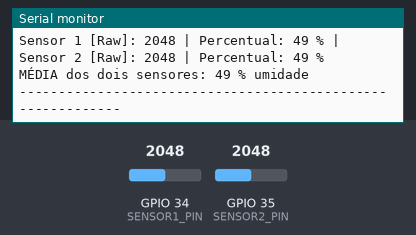
The sketch below on a simulated ESP32. Parts: the last lines printed to the serial monitor. The inputs (shaded band) are chosen by the test bench; at power-on: GPIO 34 (SENSOR1_PIN) = 2048, GPIO 35 (SENSOR2_PIN) = 2048 (analog values on the 0–4095 scale).

Above: at 2.2 s.
2.3 s: GPIO 34 (SENSOR1_PIN) set to 2866
At 3.6 s:
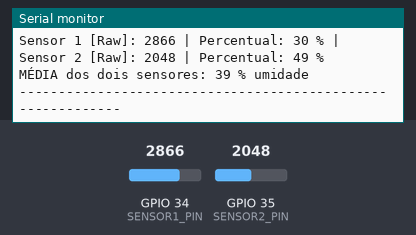
3.8 s: GPIO 35 (SENSOR2_PIN) set to 2866
At 5.0 s:
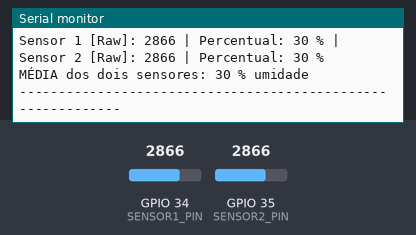
5.3 s: GPIO 34 (SENSOR1_PIN) set to 3603
At 6.6 s:
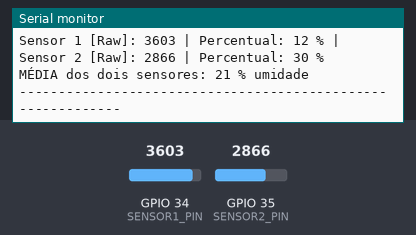
6.8 s: GPIO 35 (SENSOR2_PIN) set to 3603
At 7.9 s:
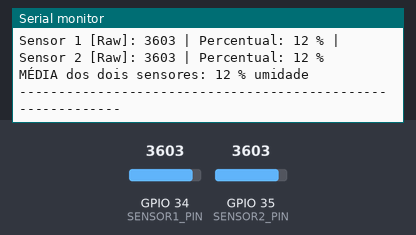
Timing chart, 0 to 9.3 s (numbered marks = the images above; inputs shaded):
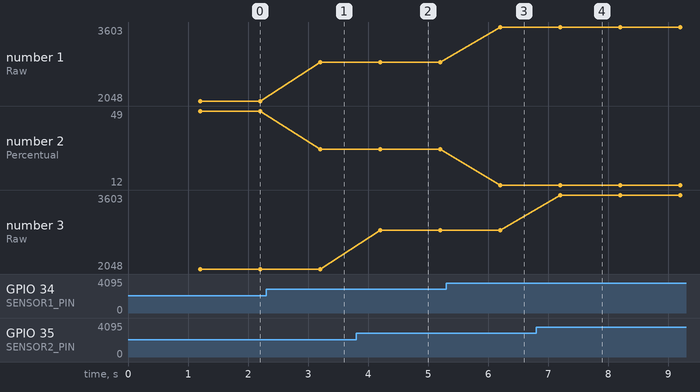

Measured:
- after the input at 2.3 s, the serial monitor: prints a new line after 0.90 s (image 1)
- after the input at 3.8 s, the serial monitor: prints a new line after 0.40 s (image 2)
- after the input at 5.3 s, the serial monitor: prints a new line after 0.90 s (image 3)
- after the input at 6.8 s, the serial monitor: prints a new line after 0.40 s (image 4)
- plotted number 1: 2048 → 2866 after the input at 2.3 s, 2866 → 3603 after the input at 5.3 s
- plotted number 2: 49 → 30 after the input at 2.3 s, 30 → 12 after the input at 5.3 s

The sketch:

ESP32v4.ino
```cpp
/**
 * Monitoramento de Dois Sensores de Umidade do Solo no ESP32
 * Sensor exemplo: YL-69/HL-69 (analógico) ou similar
 * Autor: AI Assistant - Junho/2024
 * Compatível: Arduino IDE 1.8.8+
 */

#define SENSOR1_PIN 34   // Pino analógico do ESP32 (ex: GPIO34 -> VP)
#define SENSOR2_PIN 35   // Pino analógico do ESP32 (ex: GPIO35 -> VN)
#define NUM_LEITURAS 10  // Quantas leituras por sensor para filtragem de ruído
#define INTERVALO_LEITURA_MS 1000  // Intervalo entre leituras (em milissegundos)

// Defina o valor máximo e mínimo esperado para o seu sensor (dependendo do solo e sensor, ajuste se necessário)
#define UMI_MIN 0        // Valor mínimo que o sensor pode ler (100% úmido)
#define UMI_MAX 4095     // Valor máximo que o sensor pode ler (0% úmido) --> para ESP32 ADC de 12 bits

unsigned long ultimoMillis = 0;  // Armazena quando foi feita a última leitura

/**
 * Função para ler o sensor analógico com média de múltiplas leituras,
 * para maior estabilidade e filtragem de ruídos.
 */
int lerSensorMedia(uint8_t pino) {
  long soma = 0;
  for (int i = 0; i < NUM_LEITURAS; i++) {
    soma += analogRead(pino);
    delay(10); // Pequeno delay para melhor estabilidade entre leituras
  }
  return soma / NUM_LEITURAS;
}

/**
 * Função para validar se a leitura está dentro do intervalo esperado.
 * Retorna true caso leitura esteja OK.
 */
bool leituraValida(int leitura) {
  return (leitura >= UMI_MIN) && (leitura <= UMI_MAX);
}

/**
 * Função para converter valor analógico em percentual de umidade do solo.
 * Retorna valor entre 0 (seco) e 100 (molhado).
 */
int valorParaPercentual(int leitura) {
  if (leitura > UMI_MAX) leitura = UMI_MAX;
  if (leitura < UMI_MIN) leitura = UMI_MIN;
  // O sensor geralmente retorna valores ALTOS para solo seco e BAIXOS para molhado
  return map(leitura, UMI_MAX, UMI_MIN, 0, 100);
}

void setup() {
  Serial.begin(115200); // Inicializa a porta serial
  delay(1000);
  Serial.println("===== Monitoramento de Dois Sensores de Umidade - ESP32 =====");

  // Inicializa ADC para pinos analógicos no ESP32 (opcional, depende da placa)
  analogReadResolution(12); // Garante resolução de 12 bits (0-4095)
  analogSetAttenuation(ADC_11db); // Ajusta atenuação p/ melhor faixa de leitura
}

void loop() {
  unsigned long agora = millis();

  // Executa ciclo de leitura a cada INTERVALO_LEITURA_MS milissegundos
  if (agora - ultimoMillis >= INTERVALO_LEITURA_MS) {
    ultimoMillis = agora;

    // Lê cada sensor com média de NUM_LEITURAS
    int leituraS1 = lerSensorMedia(SENSOR1_PIN);
    int leituraS2 = lerSensorMedia(SENSOR2_PIN);

    // Valida as leituras
    bool validoS1 = leituraValida(leituraS1);
    bool validoS2 = leituraValida(leituraS2);

    // Converte para percentual (0 a 100%)
    int percS1 = valorParaPercentual(leituraS1);
    int percS2 = valorParaPercentual(leituraS2);

    // Calcula média entre os dois sensores (seguro: só se ambos válidos)
    int mediaPerc = (validoS1 && validoS2) ? (percS1 + percS2) / 2 : -1;

    // Exibe informações detalhadas no Serial Monitor
    Serial.println("------------------------------------------------------------");
    Serial.print("Sensor 1 [Raw]: "); Serial.print(leituraS1);
    Serial.print(" | Percentual: ");
    if (validoS1) Serial.print(percS1); else Serial.print("ERRO");

    Serial.print(" % | Sensor 2 [Raw]: "); Serial.print(leituraS2);
    Serial.print(" | Percentual: ");
    if (validoS2) Serial.print(percS2); else Serial.print("ERRO");

    Serial.println(" %");

    if (validoS1 && validoS2) {
      Serial.print("MÉDIA dos dois sensores: ");
      Serial.print(mediaPerc);
      Serial.println(" % umidade");
    } else {
      Serial.println("[!] ERRO: Leitura inválida encontrada! Verifique sensores/conexões.");
    }
    Serial.println("------------------------------------------------------------");
  }
}
```
